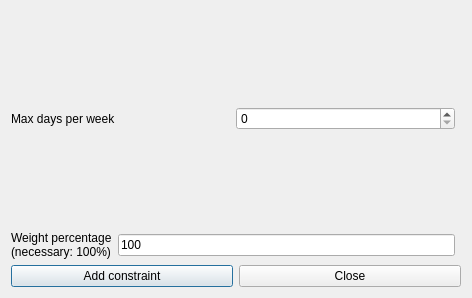
<?xml version="1.0" encoding="UTF-8"?>
<ui version="4.0">
 <class>AddConstraintStudentsMaxRealDaysPerWeekForm_template</class>
 <widget class="QDialog" name="AddConstraintStudentsMaxRealDaysPerWeekForm_template">
  <property name="geometry">
   <rect>
    <x>0</x>
    <y>0</y>
    <width>472</width>
    <height>298</height>
   </rect>
  </property>
  <property name="windowTitle">
   <string extracomment="This is the title of the dialog to add a new constraint of this type">Add students max real days per week</string>
  </property>
  <layout class="QGridLayout">
   <item row="4" column="0" colspan="2">
    <layout class="QHBoxLayout">
     <item>
      <widget class="QPushButton" name="addConstraintPushButton">
       <property name="text">
        <string>Add constraint</string>
       </property>
      </widget>
     </item>
     <item>
      <widget class="QPushButton" name="closePushButton">
       <property name="text">
        <string>Close</string>
       </property>
      </widget>
     </item>
    </layout>
   </item>
   <item row="2" column="0">
    <spacer name="spacer1">
     <property name="orientation">
      <enum>Qt::Vertical</enum>
     </property>
     <property name="sizeType">
      <enum>QSizePolicy::Expanding</enum>
     </property>
     <property name="sizeHint" stdset="0">
      <size>
       <width>20</width>
       <height>31</height>
      </size>
     </property>
    </spacer>
   </item>
   <item row="1" column="0">
    <layout class="QHBoxLayout">
     <item>
      <widget class="QLabel" name="maxDaysTextLabel">
       <property name="frameShape">
        <enum>QFrame::NoFrame</enum>
       </property>
       <property name="frameShadow">
        <enum>QFrame::Plain</enum>
       </property>
       <property name="text">
        <string>Max days per week</string>
       </property>
       <property name="wordWrap">
        <bool>false</bool>
       </property>
      </widget>
     </item>
     <item>
      <widget class="QSpinBox" name="maxDaysSpinBox"/>
     </item>
    </layout>
   </item>
   <item row="3" column="0">
    <layout class="QHBoxLayout">
     <item>
      <widget class="QLabel" name="weightTextLabel">
       <property name="frameShape">
        <enum>QFrame::NoFrame</enum>
       </property>
       <property name="frameShadow">
        <enum>QFrame::Plain</enum>
       </property>
       <property name="text">
        <string>Weight percentage
(necessary: 100%)</string>
       </property>
       <property name="wordWrap">
        <bool>false</bool>
       </property>
      </widget>
     </item>
     <item>
      <widget class="QLineEdit" name="weightLineEdit">
       <property name="text">
        <string notr="true">100</string>
       </property>
      </widget>
     </item>
    </layout>
   </item>
   <item row="0" column="0">
    <spacer name="spacer1_2">
     <property name="orientation">
      <enum>Qt::Vertical</enum>
     </property>
     <property name="sizeType">
      <enum>QSizePolicy::Expanding</enum>
     </property>
     <property name="sizeHint" stdset="0">
      <size>
       <width>20</width>
       <height>31</height>
      </size>
     </property>
    </spacer>
   </item>
  </layout>
 </widget>
 <layoutdefault spacing="6" margin="11"/>
 <resources/>
 <connections/>
</ui>
